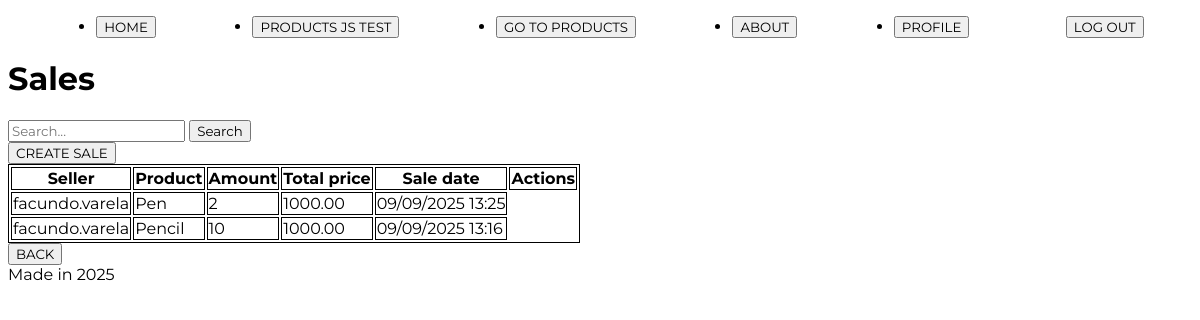
The page /product/sale/list (signed in) on the database its author committed.
### product/models.py (models this page shows, shortened)
class Sale(models.Model):
    seller = models.ForeignKey(Seller, on_delete=models.CASCADE)
    product = models.ForeignKey(Product, on_delete=models.CASCADE)
    amount = models.PositiveBigIntegerField()
    total_price = models.DecimalField(max_digits=10, decimal_places=2, editable=False)
    sell_date = models.DateTimeField(default=timezone.now, editable=False)
    class Meta:
        ordering = ("-sell_date",)

class Seller(models.Model):
    user = models.OneToOneField(User, on_delete=models.CASCADE, related_name="seller")
    cellphone = models.CharField(max_length=50)
    user_img = models.ImageField(upload_to="profile_images", null=True, blank=True)

class Product(models.Model):
    category=models.ForeignKey(Category, on_delete=models.CASCADE, null=True, blank=True, verbose_name='category')
    name = models.CharField(max_length=150, db_index=True) #facilita la búsqueda en la BD
    description = models.TextField(blank=True, null=True, verbose_name='Description') #blank: el campo puede dejarse vacío cuando es True
    price = models.DecimalField(max_digits=10, decimal_places=2)
    stock = models.PositiveIntegerField()
    class Meta: #Se utiliza para definir opciones de configuración adicionales de un modelo
        unique_together = ('category', 'name') #la combinación de los campos debe ser única en la BD
        verbose_name = 'Product' #Define el nombre singular legible del modelo (también usado en el panel de ADMIN)
        verbose_name_plural = 'Products' #Define el nombre plurar legible del modelo (también usado en el panel de ADMIN)

### product/views_models/sale.py (the view)
# urls.py: path('sale/list', sale.sale_list, name='sale_list'),
def sale_list(request: HttpRequest) ->HttpResponse:
    search = request.GET.get('query')
    if search:
        queryset = models.Sale.objects.filter(
            seller__user__username__icontains=search
            ) | models.Sale.objects.filter(product__name__icontains=search)
    else:
        queryset = models.Sale.objects.all()
    context2 = context.copy()
    context2.update({'object_list':queryset})
    return render(request, 'product/Sale_crud/sale_list.html', context2)

### product/templates/product/Sale_crud/sale_list.html (shortened to what this page needs)
{% extends 'core/base.html' %}
{% block content %}
<h1>Sales</h1>
<form method="get" action="">
    <input type="text" name="query" placeholder="Search...">
    <button type="submit">Search</button>
</form>
<a href="{% url 'product:sale_create' %}"><button>CREATE SALE</button></a>
<table class="tablaPrueba">
    <thead>
        <tr>
            <th>Seller</th>
            <th>Product</th>
            <th>Amount</th>
            <th>Total price</th>
            <th>Sale date</th>
            <th>Actions</th>
        </tr>
    </thead>
    <tbody>
        {% for sale in object_list %}
        <tr>
            <td> {{ sale.seller.user.username }}</td>
            <td> {{ sale.product.name }}</td>
            <td> {{ sale.amount }}</td>
            <td> {{ sale.total_price }}</td>
            <td> {{ sale.sell_date|date:'d/m/Y H:i' }}</td>
        </tr>
        {% empty %}
        <tr>
            <td>No data available</td>
        </tr>
        {% endfor %}
    </tbody>
</table>
<a href="{% url 'product:index' %}"><button>BACK</button></a>
{% endblock content %}

### core/static/core/css/styles.css (style rules this page uses)
* { font-family: 'Montserrat', sans-serif; }
.tablaPrueba,thead,th,tbody,tr,td { border: 1px solid; }

### rows shown on the page
Sale: seller.user.username "facundo.varela", product.name "Pen", amount "2", total_price "1000.00", sell_date "09/09/2025 13:25"
Sale: seller.user.username "facundo.varela", product.name "Pencil", amount "10", total_price "1000.00", sell_date "09/09/2025 13:16"

### other values the page prints
{{ year }} "2025"
